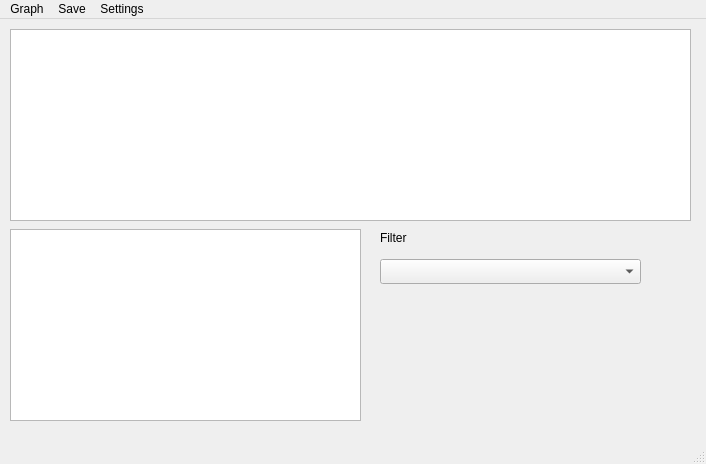
<?xml version="1.0" encoding="UTF-8"?>
<ui version="4.0">
 <class>MainWindow</class>
 <widget class="QMainWindow" name="MainWindow">
  <property name="geometry">
   <rect>
    <x>0</x>
    <y>0</y>
    <width>706</width>
    <height>464</height>
   </rect>
  </property>
  <property name="windowTitle">
   <string>MainWindow</string>
  </property>
  <widget class="QWidget" name="centralwidget">
   <widget class="QListView" name="listView">
    <property name="geometry">
     <rect>
      <x>10</x>
      <y>10</y>
      <width>681</width>
      <height>192</height>
     </rect>
    </property>
   </widget>
   <widget class="QTextBrowser" name="textBrowser">
    <property name="geometry">
     <rect>
      <x>10</x>
      <y>210</y>
      <width>351</width>
      <height>192</height>
     </rect>
    </property>
   </widget>
   <widget class="QComboBox" name="comboBox">
    <property name="geometry">
     <rect>
      <x>380</x>
      <y>240</y>
      <width>261</width>
      <height>25</height>
     </rect>
    </property>
   </widget>
   <widget class="QLabel" name="label">
    <property name="geometry">
     <rect>
      <x>380</x>
      <y>210</y>
      <width>67</width>
      <height>17</height>
     </rect>
    </property>
    <property name="text">
     <string>Filter</string>
    </property>
   </widget>
  </widget>
  <widget class="QMenuBar" name="menubar">
   <property name="geometry">
    <rect>
     <x>0</x>
     <y>0</y>
     <width>706</width>
     <height>22</height>
    </rect>
   </property>
   <widget class="QMenu" name="menuGraph">
    <property name="title">
     <string>Graph</string>
    </property>
    <addaction name="actionTCP_Graph"/>
   </widget>
   <widget class="QMenu" name="menuSave">
    <property name="title">
     <string>Save</string>
    </property>
    <addaction name="actionSave_totext_file"/>
   </widget>
   <widget class="QMenu" name="menuSettings">
    <property name="title">
     <string>Settings</string>
    </property>
    <addaction name="actionLanguage"/>
   </widget>
   <addaction name="menuGraph"/>
   <addaction name="menuSave"/>
   <addaction name="menuSettings"/>
  </widget>
  <widget class="QStatusBar" name="statusbar"/>
  <action name="actionTCP_Graph">
   <property name="text">
    <string>TCP Graph</string>
   </property>
  </action>
  <action name="actionSave_totext_file">
   <property name="text">
    <string>Save totext file</string>
   </property>
  </action>
  <action name="actionLanguage">
   <property name="text">
    <string>Language</string>
   </property>
  </action>
 </widget>
 <resources/>
 <connections/>
</ui>
